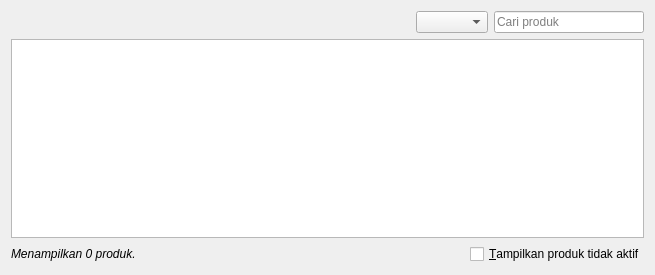
<?xml version="1.0" encoding="UTF-8"?>
<ui version="4.0">
 <class>ProductManager</class>
 <widget class="QWidget" name="ProductManager">
  <property name="geometry">
   <rect>
    <x>0</x>
    <y>0</y>
    <width>655</width>
    <height>275</height>
   </rect>
  </property>
  <property name="windowTitle">
   <string>Form</string>
  </property>
  <layout class="QVBoxLayout" name="verticalLayout">
   <item>
    <layout class="QHBoxLayout" name="toolBarLayout">
     <property name="spacing">
      <number>6</number>
     </property>
     <item>
      <spacer name="horizontalSpacer">
       <property name="orientation">
        <enum>Qt::Horizontal</enum>
       </property>
       <property name="sizeHint" stdset="0">
        <size>
         <width>40</width>
         <height>20</height>
        </size>
       </property>
      </spacer>
     </item>
     <item>
      <widget class="QComboBox" name="typeComboBox"/>
     </item>
     <item>
      <widget class="QLineEdit" name="searchEdit">
       <property name="maximumSize">
        <size>
         <width>150</width>
         <height>16777215</height>
        </size>
       </property>
       <property name="placeholderText">
        <string>Cari produk</string>
       </property>
       <property name="clearButtonEnabled">
        <bool>true</bool>
       </property>
      </widget>
     </item>
    </layout>
   </item>
   <item>
    <widget class="TableView" name="view">
     <property name="alternatingRowColors">
      <bool>true</bool>
     </property>
     <property name="selectionMode">
      <enum>QAbstractItemView::SingleSelection</enum>
     </property>
     <property name="selectionBehavior">
      <enum>QAbstractItemView::SelectRows</enum>
     </property>
     <property name="sortingEnabled">
      <bool>true</bool>
     </property>
     <property name="cornerButtonEnabled">
      <bool>false</bool>
     </property>
     <attribute name="verticalHeaderVisible">
      <bool>false</bool>
     </attribute>
     <attribute name="verticalHeaderMinimumSectionSize">
      <number>30</number>
     </attribute>
     <attribute name="verticalHeaderDefaultSectionSize">
      <number>30</number>
     </attribute>
    </widget>
   </item>
   <item>
    <layout class="QHBoxLayout" name="horizontalLayout_2">
     <item>
      <widget class="QLabel" name="infoLabel">
       <property name="font">
        <font>
         <italic>true</italic>
        </font>
       </property>
       <property name="text">
        <string>Menampilkan 0 produk.</string>
       </property>
      </widget>
     </item>
     <item>
      <spacer name="horizontalSpacer_2">
       <property name="orientation">
        <enum>Qt::Horizontal</enum>
       </property>
       <property name="sizeHint" stdset="0">
        <size>
         <width>40</width>
         <height>20</height>
        </size>
       </property>
      </spacer>
     </item>
     <item>
      <widget class="QCheckBox" name="showInactiveCheckBox">
       <property name="text">
        <string>&amp;Tampilkan produk tidak aktif</string>
       </property>
      </widget>
     </item>
    </layout>
   </item>
  </layout>
 </widget>
 <customwidgets>
  <customwidget>
   <class>TableView</class>
   <extends>QTableView</extends>
   <header>libs/widgets/tableview.h</header>
  </customwidget>
 </customwidgets>
 <tabstops>
  <tabstop>view</tabstop>
  <tabstop>searchEdit</tabstop>
 </tabstops>
 <resources/>
 <connections/>
</ui>
